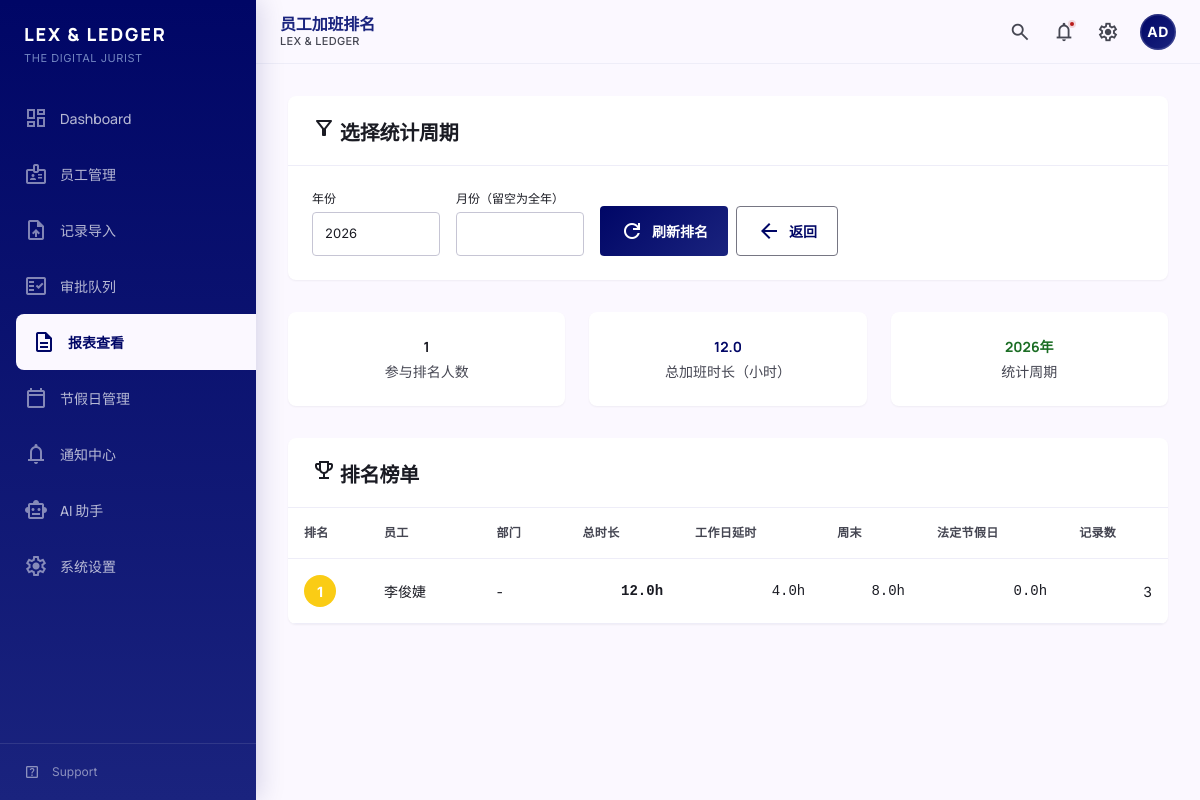
Screenshot of /reports/ranking/ with the database file from the repository.
### tables this page shows
CREATE TABLE employees (
            id INTEGER PRIMARY KEY AUTOINCREMENT,
            employee_id TEXT NOT NULL UNIQUE,
            name TEXT NOT NULL,
            department TEXT,
            is_active INTEGER DEFAULT 1,
            created_at TIMESTAMP DEFAULT CURRENT_TIMESTAMP,
            updated_at TIMESTAMP DEFAULT CURRENT_TIMESTAMP
        );

### src/web/routes/reports.py (the view)
@bp.route('/ranking/')
def overtime_ranking():
    year = request.args.get('year', type=int)
    month = request.args.get('month', type=int)
    from datetime import datetime
    now = datetime.now()
    if year is None:
        year = now.year
    conn = get_db()
    try:
        report = generate_overtime_ranking(conn, year=year, month=month)
    except Exception as e:
        report = None
        error = str(e)
    finally:
        conn.close()
    return render_template(
        'reports/ranking.html',
        report=report,
        error=error if not report else None,
        year=year,
        month=month if month is not None else ''
    )

### src/web/utils.py (called while the page is built)
def get_db():
    db_path = current_app.config['DATABASE']
    conn = sqlite3.connect(db_path)
    conn.row_factory = sqlite3.Row
    return conn

### src/web/templates/reports/ranking.html (shortened to what this page needs)
{% extends "base.html" %}
{% block page_title %}员工加班排名{% endblock %}
{% block content %}
<div class="page-container">
    <div class="content-card mb-8">
        <div class="content-card-header">
            <h5 class="content-card-title">
                <span class="material-symbols-outlined inline-icon">filter_alt</span>
                选择统计周期
            </h5>
        </div>
        <div class="content-card-body">
            <form method="GET" action="{{ url_for('reports.overtime_ranking') }}" class="flex flex-wrap items-end gap-4">
                <div class="w-32">
                    <label class="form-label text-label-sm">年份</label>
                    <input type="number" name="year" class="form-input" value="{{ year }}" min="2020" max="2099">
                </div>
                <div class="w-32">
                    <label class="form-label text-label-sm">月份（留空为全年）</label>
                    <input type="number" name="month" class="form-input" value="{{ month }}" min="1" max="12">
                </div>
                <div class="flex gap-2">
                    <button type="submit" class="btn btn-primary">
                        <span class="material-symbols-outlined">refresh</span>
                        刷新排名
                    </button>
                    {% set back_url = request.args.get('next') or url_for('reports.reports_index') %}
                    <a href="{{ back_url }}" class="btn btn-secondary">
                        <span class="material-symbols-outlined">arrow_back</span>
                        返回
                    </a>
                </div>
            </form>
        </div>
    </div>
    {% if report %}
    <div class="grid grid-cols-1 md:grid-cols-3 gap-6 mb-8">
        <div class="content-card text-center p-6">
            <p class="text-display-sm font-headline font-bold text-on-surface">{{ report.summary.total_employees }}</p>
            <p class="text-label-md text-on-surface-variant mt-1">参与排名人数</p>
        </div>
        <div class="content-card text-center p-6">
            <p class="text-display-sm font-headline font-bold text-primary">{{ "%.1f"|format(report.summary.total_overtime_hours) }}</p>
            <p class="text-label-md text-on-surface-variant mt-1">总加班时长（小时）</p>
        </div>
        <div class="content-card text-center p-6">
            <p class="text-display-sm font-headline font-bold text-secondary">{{ report.period_label }}</p>
            <p class="text-label-md text-on-surface-variant mt-1">统计周期</p>
        </div>
    </div>
    <div class="content-card">
        <div class="content-card-header">
            <h5 class="content-card-title">
                <span class="material-symbols-outlined inline-icon">emoji_events</span>
                排名榜单
            </h5>
        </div>
        <div class="content-card-body p-0">
            {% if report.ranking %}
            <div class="data-table-wrapper">
                <table class="data-table">
                    <thead>
                        <tr>
                            <th style="width: 80px;">排名</th>
                            <th>员工</th>
                            <th>部门</th>
                            <th class="text-right">总时长</th>
                            <th class="text-right">工作日延时</th>
                            <th class="text-right">周末</th>
                            <th class="text-right">法定节假日</th>
                            <th class="text-right">记录数</th>
                        </tr>
                    </thead>
                    <tbody>
                        {% for r in report.ranking %}
                        <tr>
                            <td>
                                {% if r.rank == 1 %}
                                <span class="inline-flex items-center justify-center w-8 h-8 rounded-full bg-yellow-400 text-white font-bold">1</span>
                                {% elif r.rank == 2 %}
                                <span class="inline-flex items-center justify-center w-8 h-8 rounded-full bg-gray-400 text-white font-bold">2</span>
                                {% elif r.rank == 3 %}
                                <span class="inline-flex items-center justify-center w-8 h-8 rounded-full bg-amber-600 text-white font-bold">3</span>
                                {% else %}
                                <span class="text-on-surface-variant font-medium">{{ r.rank }}</span>
                                {% endif %}
                            </td>
                            <td>
                                <a href="{{ url_for('employees.employee_detail', employee_id=r.employee_id) }}?next={{ url_for('reports.overtime_ranking') | urlencode }}" class="font-medium hover:text-primary hover:underline">
                                    {{ r.employee_name }}
                                </a>
                            </td>
                            <td class="text-on-surface-variant">{{ r.department }}</td>
                            <td class="text-right font-mono font-bold">{{ "%.1f"|format(r.total_hours) }}h</td>
                            <td class="text-right font-mono text-on-surface-variant">{{ "%.1f"|format(r.weekday_hours) }}h</td>
                            <td class="text-right font-mono text-on-surface-variant">{{ "%.1f"|format(r.weekend_hours) }}h</td>
                            <td class="text-right font-mono text-on-surface-variant">{{ "%.1f"|format(r.holiday_hours) }}h</td>
                            <td class="text-right">{{ r.record_count }}</td>
                        </tr>
                        {% endfor %}
                    </tbody>
                </table>
            </div>
            {% else %}
            <div class="empty-state py-16">
                <span class="material-symbols-outlined empty-state-icon">emoji_events</span>
                <h3 class="empty-state-title">暂无排名数据</h3>
                <p class="empty-state-description">该周期内没有找到加班记录</p>
            </div>
            {% endif %}
        </div>
    </div>
    {% endif %}
</div>
{% endblock %}

### src/web/static/css/tokens.css (style rules this page uses)
:root { --color-primary: #000666; --color-primary-container: #1a237e; --color-on-primary: #ffffff; --color-on-primary-container: #8690ee; --color-primary-fixed: #e0e0ff; --color-primary-fixed-dim: #bdc2ff; --color-inverse-primary: #bdc2ff; --color-on-primary-fixed: #000767; --color-on-primary-fixed-variant: #343d96; --color-secondary: #1b6d24; --color-secondary-container: #a0f399; --color-on-secondary: #ffffff; --color-on-secondary-container: #217128; --color-secondary-fixed: #a3f69c; --color-secondary-fixed-dim: #88d982; --color-on-secondary-fixed: #002204; --color-on-secondary-fixed-variant: #005312; --color-tertiary: #321100; --color-tertiary-container: #532100; --color-on-tertiary: #ffffff; --color-on-tertiary-container: #f57009; --color-tertiary-fixed: #ffdbca; --color-tertiary-fixed-dim: #ffb68f; --color-on-tertiary-fixed: #331200; --color-on-tertiary-fixed-variant: #773200; --color-error: #ba1a1a; --color-error-container: #ffdad6; --color-on-error: #ffffff; --color-on-error-container: #93000a; --color-background: #fbf8ff; --color-on-background: #1a1b23; --color-surface: #fbf8ff; --color-on-surface: #1a1b23; --color-surface-variant: #e2e1ed; --color-on-surface-variant: #454652; --color-inverse-surface: #2f3038; --color-inverse-on-surface: #f1f0fb; --color-surface-tint: #4c56af; --color-surface-dim: #dad9e4; --color-surface-bright: #fbf8ff; --color-surface-container-lowest: #ffffff; --color-surface-container-low: #f3f2fe; --color-surface-container: #eeedf8; --color-surface-container-high: #e8e7f2; --color-surface-container-highest: #e2e1ed; --color-outline: #767683; --color-outline-variant: #c6c5d4; --font-headline: 'Manrope', -apple-system, BlinkMacSystemFont, sans-serif; --font-body: 'Inter', -apple-system, BlinkMacSystemFont, sans-serif; --font-label: 'Inter', -apple-system, BlinkMacSystemFont, sans-serif; --font-mono: 'SF Mono', 'Monaco', 'Inconsolata', monospace; --text-display-lg: 3.5rem; --text-display-md: 2.5rem; --text-display-sm: 2rem; --text-headline-lg: 2rem; --text-headline-md: 1.5rem; --text-headline-sm: 1.25rem; --text-title-lg: 1.125rem; --text-title-md: 1rem; --text-title-sm: 0.875rem; --text-body-lg: 1rem; --text-body-md: 0.875rem; --text-body-sm: 0.8125rem; --text-label-lg: 0.875rem; --text-label-md: 0.75rem; --text-label-sm: 0.6875rem; --font-regular: 400; --font-medium: 500; --font-semibold: 600; --font-bold: 700; --font-extrabold: 800; --leading-tight: 1.2; --leading-snug: 1.375; --leading-normal: 1.5; --leading-relaxed: 1.625; --tracking-tighter: -0.02em; --tracking-tight: -0.01em; --tracking-normal: 0; --tracking-wide: 0.025em; --tracking-wider: 0.05em; --tracking-widest: 0.1em; --space-0: 0; --space-1: 0.25rem; --space-2: 0.5rem; --space-3: 0.75rem; --space-4: 1rem; --space-5: 1.25rem; --space-6: 1.5rem; --space-8: 2rem; --space-10: 2.5rem; --space-12: 3rem; --space-16: 4rem; --space-20: 5rem; --space-24: 6rem; --section-gap-sm: var(--space-6); --section-gap-md: var(--space-8); --section-gap-lg: var(--space-12); --radius-none: 0; --radius-xs: 0.125rem; --radius-sm: 0.25rem; --radius-md: 0.5rem; --radius-lg: 0.75rem; --radius-xl: 1rem; --radius-full: 9999px; --shadow-ambient: 0 0 48px rgba(26, 27, 35, 0.06); --shadow-ambient-lg: 0 0 64px rgba(26, 27, 35, 0.08); --shadow-sm: 0 1px 2px rgba(26, 27, 35, 0.05); --shadow-md: 0 4px 6px rgba(26, 27, 35, 0.07), 0 2px 4px rgba(26, 27, 35, 0.05); --shadow-lg: 0 10px 15px rgba(26, 27, 35, 0.08), 0 4px 6px rgba(26, 27, 35, 0.05); --shadow-xl: 0 20px 25px rgba(26, 27, 35, 0.1), 0 10px 10px rgba(26, 27, 35, 0.04); --shadow-sidebar: 4px 0 24px rgba(0, 6, 102, 0.15); --duration-fast: 150ms; --duration-normal: 200ms; --duration-slow: 300ms; --duration-slower: 400ms; --ease-default: cubic-bezier(0.4, 0, 0.2, 1); --ease-in: cubic-bezier(0.4, 0, 1, 1); --ease-out: cubic-bezier(0, 0, 0.2, 1); --ease-out-expo: cubic-bezier(0.16, 1, 0.3, 1); --ease-spring: cubic-bezier(0.34, 1.56, 0.64, 1); --sidebar-width: 16rem; --sidebar-width-collapsed: 4rem; --content-max-width: 80rem; --header-height: 4rem; --z-base: 0; --z-dropdown: 100; --z-sticky: 200; --z-fixed: 300; --z-modal-backdrop: 400; --z-modal: 500; --z-popover: 600; --z-tooltip: 700; --z-toast: 800; }

### src/web/static/css/interactions.css (style rules this page uses)
.page-transition { animation: pageEnter 0.4s var(--ease-out-expo); }
.content-card { transition: box-shadow 0.2s var(--ease-out-expo); }

### rows the page displays
employees: employee_name "李俊婕", department "-", total_hours "12.0", weekday_hours "4.0", weekend_hours "8.0", holiday_hours "0.0", record_count "3"

### other values shown
{{ report.summary.total_employees }} "1"
{{ "%.1f"|format(report.summary.total_overtime_hours) }} "12.0"
{{ report.period_label }} "2026年"
